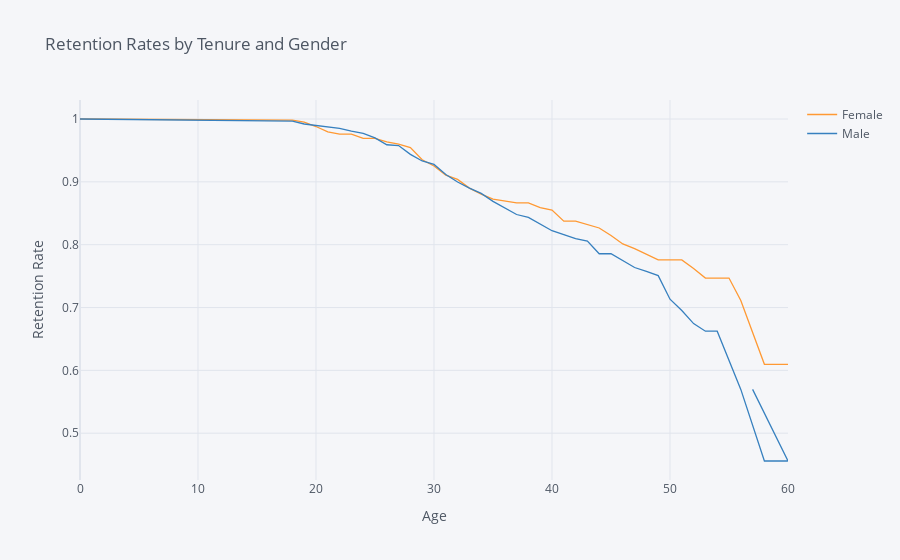

Notebook code for this chart:
### Code cell
rates.iplot(kind='line', xTitle='Age', yTitle='Retention Rate',
            title='Retention Rates by Tenure and Gender')

### Figure 1 — Plotly figure (JSON) as saved in the notebook; plotly's stock layout.template omitted (floating-point values rounded to 4 significant figures)
{"data": [{"line": {"color": "rgba(255, 153, 51, 1.0)", "dash": "solid", "shape": "linear", "width": 1.3}, "mode": "lines", "name": "Female", "text": "", "type": "scatter", "x": [0, 18, 19, 20, 21, 22, 23, 24, 25, 26, 27, 28, 29, 30, 31, 32, 33, 34, 35, 36, 37, 38, 39, 40, 41, 42, 43, 44, 45, 46, 47, 48, 49, 50, 51, 52, 53, 54, 55, 56, 58, 59, 60, 57], "y": [1, 0.9983, 0.9949, 0.988, 0.9794, 0.976, 0.976, 0.969, 0.969, 0.9637, 0.9601, 0.9544, 0.9352, 0.9252, 0.9105, 0.904, 0.8901, 0.8804, 0.8725, 0.8696, 0.8665, 0.8665, 0.8591, 0.8551, 0.8374, 0.8374, 0.8322, 0.8266, 0.8146, 0.8011, 0.7936, 0.785, 0.7757, 0.7757, 0.7757, 0.7621, 0.7469, 0.7469, 0.7469, 0.7113, 0.6097, 0.6097, 0.6097, ""]}, {"line": {"color": "rgba(55, 128, 191, 1.0)", "dash": "solid", "shape": "linear", "width": 1.3}, "mode": "lines", "name": "Male", "text": "", "type": "scatter", "x": [0, 18, 19, 20, 21, 22, 23, 24, 25, 26, 27, 28, 29, 30, 31, 32, 33, 34, 35, 36, 37, 38, 39, 40, 41, 42, 43, 44, 45, 46, 47, 48, 49, 50, 51, 52, 53, 54, 55, 56, 58, 59, 60, 57], "y": [1, 0.9966, 0.9921, 0.9898, 0.9886, 0.9852, 0.9806, 0.977, 0.9699, 0.959, 0.9578, 0.9438, 0.9332, 0.9277, 0.9118, 0.8997, 0.8901, 0.8817, 0.8689, 0.8589, 0.848, 0.8433, 0.8331, 0.8222, 0.8162, 0.8096, 0.8058, 0.7856, 0.7856, 0.7752, 0.7637, 0.7575, 0.7508, 0.7132, 0.6952, 0.6744, 0.6624, 0.6624, 0.6172, 0.5697, 0.4558, 0.4558, 0.4558, 0.5697]}], "layout": {"autosize": true, "legend": {"bgcolor": "#F5F6F9", "font": {"color": "#4D5663"}}, "paper_bgcolor": "#F5F6F9", "plot_bgcolor": "#F5F6F9", "title": {"font": {"color": "#4D5663"}, "text": "Retention Rates by Tenure and Gender"}, "xaxis": {"autorange": true, "gridcolor": "#E1E5ED", "range": [0, 60], "showgrid": true, "tickfont": {"color": "#4D5663"}, "title": {"font": {"color": "#4D5663"}, "text": "Age"}, "type": "linear", "zerolinecolor": "#E1E5ED"}, "yaxis": {"autorange": true, "gridcolor": "#E1E5ED", "range": [0.4255, 1.03], "showgrid": true, "tickfont": {"color": "#4D5663"}, "title": {"font": {"color": "#4D5663"}, "text": "Retention Rate"}, "type": "linear", "zerolinecolor": "#E1E5ED"}}}
